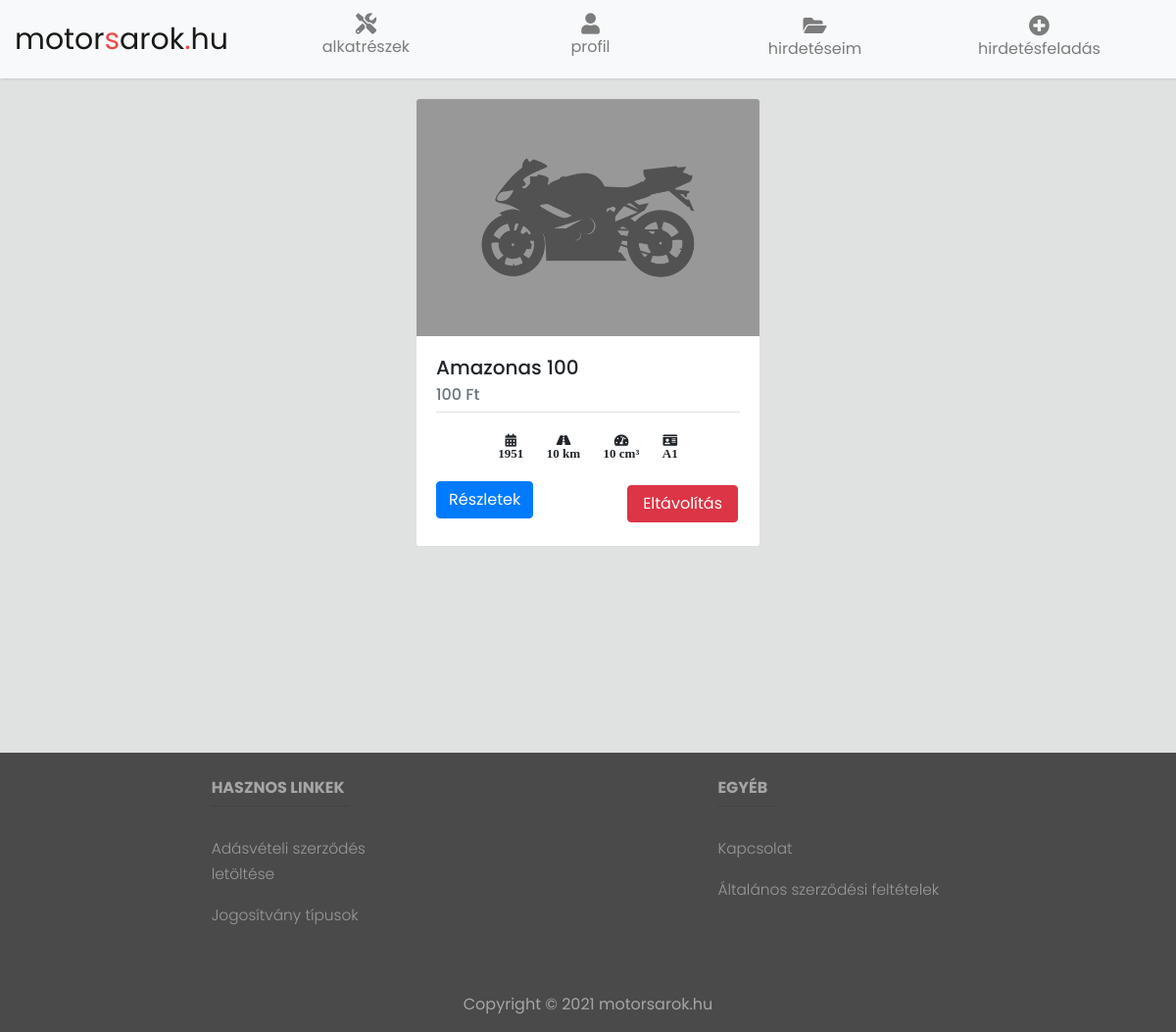
Before: /garazs.php (signed in) with the older database file.
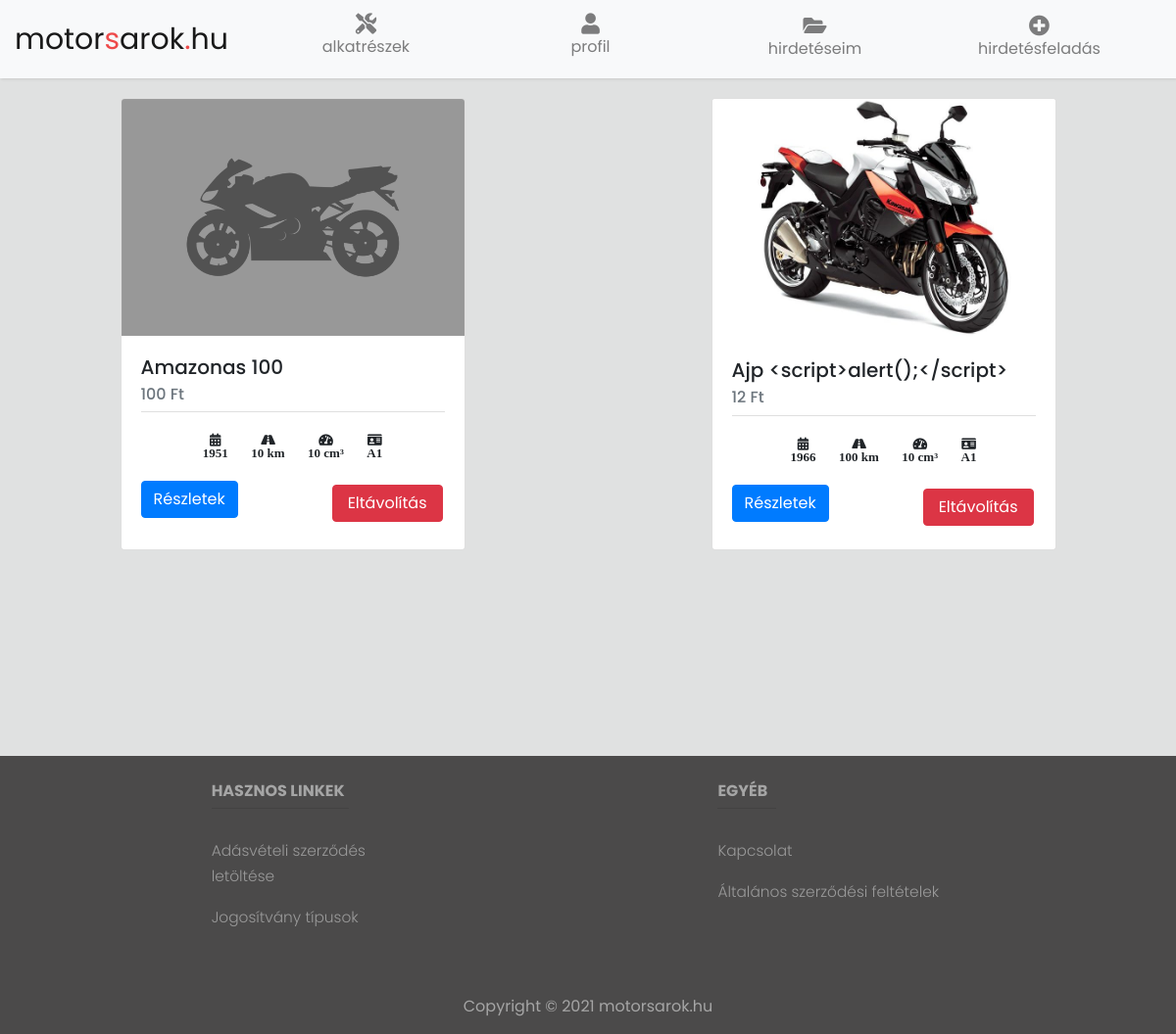
After: the same page with the newer database file.
### tables this page shows
CREATE TABLE `motorcycles` (
  `id` int(11) NOT NULL,
  `userid` int(11) NOT NULL,
  `created` date NOT NULL DEFAULT current_timestamp(),
  `status` int(2) NOT NULL DEFAULT 1,
  `manufacturer` varchar(255) NOT NULL,
  `model` varchar(255) NOT NULL,
  `price` int(10) NOT NULL,
  `type` varchar(255) NOT NULL,
  `year` int(10) NOT NULL,
  `month` int(10) NOT NULL,
  `documents` varchar(255) NOT NULL,
  `documentsvalidity` varchar(255) NOT NULL,
  `kilometers` int(255) NOT NULL,
  `operatingtime` int(255) NOT NULL,
  `motyear` int(10) NOT NULL,
  `motmonth` int(10) NOT NULL,
  `capacity` int(255) NOT NULL,
  `performance` int(255) NOT NULL,
  `enginetype` varchar(255) NOT NULL,
  `fuel` varchar(255) NOT NULL,
  `color` varchar(255) NOT NULL,
  `cond` varchar(255) NOT NULL,
  `license` varchar(5) NOT NULL,
  `description` varchar(255) NOT NULL,
  `name` varchar(255) NOT NULL,
  `email` varchar(255) NOT NULL,
  `phone` varchar(255) NOT NULL,
  `phone2` varchar(255) NOT NULL,
  `county` varchar(255) NOT NULL,
  `settlement` varchar(255) NOT NULL
);

CREATE TABLE `images` (
  `id` int(11) NOT NULL,
  `productid` int(11) DEFAULT NULL,
  `thumbnailimage` varchar(255) NOT NULL,
  `is_mainimage` tinyint(4) NOT NULL
);

### garazs.php (the view, shortened to what this page needs)
<?php
require_once("config.php");
$userid = $_SESSION['id'];
$status = 1;
$sql = "SELECT m.* FROM garage g INNER JOIN motorcycles m ON m.id = g.motorcycleid WHERE g.userid = ? AND m.status = ?";
$statement = $link->prepare($sql);
$statement->bind_param("ii", $userid, $status);
$statement->execute();
$result = $statement->get_result();
$data = $result->fetch_all(MYSQLI_ASSOC);
?>
<!DOCTYPE html>
<html>
<head>
    <link rel="stylesheet" href="https://stackpath.bootstrapcdn.com/bootstrap/4.3.1/css/bootstrap.min.css">
    <link rel="stylesheet" href="assets/CSS/style.css">
    <link rel="stylesheet" href="https://cdnjs.cloudflare.com/ajax/libs/malihu-custom-scrollbar-plugin/3.1.5/jquery.mCustomScrollbar.min.css">
    <link rel="stylesheet" href="https://use.fontawesome.com/releases/v5.8.2/css/all.css">
    <link rel="stylesheet" href="assets/CSS/alertify.css">
    <link rel="stylesheet" href="assets/CSS/default.min.css">
</head>
<body>
    <div id="content">
        <nav class="navbar navbar-expand-lg fixed-top navbar-light bg-light" id="main-navbar">
            <div class="container-fluid">
                <a class="navbar-brand" href="index.php">
                    <div class="nav-title">motor<span style="color: #ee4a4a">s</span>arok<span style="color: #ee4a4a">.</span>hu</div>
                </a>
                <div class="collapse navbar-collapse" id="navbarSupportedContent">
                    <ul class="navbar-nav nav-justified w-100 text-center">
                        <li class="nav-item">
                            <a href="alkatreszek.php" class="nav-link d-flex flex-column">
                                <i class="fas fa-tools fa-lg"></i>
                                <span class="d-sm-inline mt-1">alkatrészek</span>
                            </a>
                        </li>
                        <li class="nav-item">
                            <a href="profil.php" class="nav-link d-flex flex-column">
                                <i class="fas fa-user fa-lg"></i>
                                <span class="d-sm-inline mt-1">profil</span>
                            </a>
                        </li>
                        <li class="nav-item dropdown">
                            <a class="nav-link text-center d-flex flex-column" href="#" id="navbarDropdown" role="button" data-toggle="dropdown" aria-haspopup="true" aria-expanded="false">
                                <i class="fas fa-folder-open fa-lg"></i>
                                <span class="d-sm-inline px-1 mt-1">hirdetéseim</span>
                            </a>
                        </li>
                        <li class="nav-item dropdown">
                            <a class="nav-link text-center d-flex flex-column" href="#" id="navbarDropdown" role="button" data-toggle="dropdown" aria-haspopup="true" aria-expanded="false">
                                <i class="fas fa-plus-circle fa-lg"></i>
                                <span class="d-sm-inline px-1 mt-1">hirdetésfeladás</span>
                            </a>
                        </li>
                    </ul>
                </div>
            </div>
        </nav>
        <div class="row" id="main-cards-garage">
            <?php
            if (empty($data)) {
                echo '<div class="text-center" id="no-advertisement">Jelenleg nincs garázsba helyezett hirdetés.</div>';
            } else {
                foreach ($data as $row) {
                    $sql4 = "SELECT * FROM images WHERE productid = ? ORDER BY is_mainimage DESC";
                    $stmt7 = $link->prepare($sql4);
                    $stmt7->bind_param("i", $productid);
                    $productid = $row['id'];
                    $stmt7->execute();
                    $result3 = $stmt7->get_result();
                    $data3 = $result3->fetch_all(MYSQLI_ASSOC);
            ?>
                    <a href="#" data-toggle="modal" data-target="#modal-<?php echo htmlspecialchars($row['id']); ?>">
                        <div class="card" id="motor-cards">
                            <?php
                            $i = 0;
                            foreach ($data3 as $main) {
                                if ($i == 0) {
                                    $mainimage = (file_exists($main['thumbnailimage'])) ? $main['thumbnailimage'] : 'images/no-image.png';
                                }
                                $i++;
                            }
                            echo "<img src='" . htmlspecialchars($mainimage) . "' class='card-img-top' alt='Main Image'/>";
                            ?>
                            <div class="card-body">
                                <div class="short-data">
                                    <h5 class="card-title"><?php echo htmlspecialchars($row['manufacturer']) . ' ' . htmlspecialchars($row['model']); ?></h5>
                                    <h6 class="card-subtitle mb-2 text-muted"><?php echo htmlspecialchars($row['price']); ?> Ft</h6>
                                    <div class="card-footer">
                                        <i class="fas fa-calendar-alt text-center" data-toggle="tooltip" title="Évjárat"><br><?php echo htmlspecialchars($row['year']); ?></i>
                                        <i class="fas fa-road text-center" data-toggle="tooltip" title="Kilométeróra állása"><br><?php echo htmlspecialchars($row['kilometers']); ?> km</i>
                                        <i class="fas fa-tachometer-alt text-center" data-toggle="tooltip" title="Hengerűrtartalom"><br><?php echo htmlspecialchars($row['capacity']); ?> cm³</i>
                                        <i class="fas fa-id-card text-center" data-toggle="tooltip" title="Jogosítvány típusa"><br><?php echo htmlspecialchars($row['license']); ?></i>
                                    </div>
                                </div>
                                <form action="garazs.php" method="POST" onsubmit="return confirm('Biztosan el szeretné távolítani a garázsból?');">
                                    <a href="#" class="btn btn-primary" data-toggle="modal" data-target="#modal-<?php echo htmlspecialchars($row['id']); ?>">Részletek</a>
                                    <div class="float-right">
                                        <input type='submit' value="Eltávolítás" name="remove" id="btn-delete" />
                                    </div>
                                </form>
                            </div>
                        </div>
                    </a>
            <?php
                }
            }
            ?>
        </div>
        <?php include('footer.php'); ?>
    </div>
</body>
</html>

### footer.php (shortened to what this page needs)
<div class="footer-container">
    <footer class="page-footer font-small unique-color-dark">
        <div class="footer-linkek">
            <div class="container text-center text-md-left mt-5">
                <div class="row mt-3">
                    <div class="col-md-2 col-lg-2 col-xl-2 mx-auto mb-4">
                        <h6 class="text-uppercase font-weight-bold">Hasznos linkek</h6>
                        <hr class="deep-purple accent-2 mb-4 mt-0 d-inline-block mx-auto" style="width: 140px;">
                        <p>
                            <a href="https://nemzetiutdij.hu/files/img/articles/295/1.%20sz._mell%C3%A9klet_Kib%C5%91v%C3%ADtett_ad%C3%A1s-v%C3%A9teli_minta.pdf">Adásvételi szerződés letöltése</a>
                        </p>
                        <p>
                            <a href="https://motorjogositvany.com/kategoria" target="_blank">Jogosítvány típusok</a>
                        </p>
                    </div>
                    <div class="col-md-4 col-lg-3 col-xl-3 mx-auto mb-md-0 mb-4">
                        <h6 class="text-uppercase font-weight-bold">Egyéb</h6>
                        <hr class="deep-purple accent-2 mb-4 mt-0 d-inline-block mx-auto" style="width: 60px;">
                        <p>
                            <a href="./kapcsolat.php">Kapcsolat</a>
                        </p>
                        <p>
                            <a href="./documents/ÁSZF-minta.pdf">Általános szerződési feltételek</a>
                        </p>
                    </div>
                </div>
            </div>
        </div>
        <div class="footer-copyright text-center py-3">
            Copyright &copy;
            <a href="index.php"> motorsarok.hu</a>
        </div>
    </footer>
</div>

### assets/CSS/style.css (style rules this page uses)
body { font-family: 'Poppins', sans-serif; background: #d6d8d7be; }
p { font-family: 'Poppins', sans-serif; font-size: 1.1em; font-weight: 300; line-height: 1.7em; color: #999; }
.nav-title { font-size: 30px; }
a, a:hover, a:focus { color: inherit; text-decoration: none; }
.navbar { background: #fff; margin-bottom: 20px; box-shadow: 1px 1px 3px rgba(0, 0, 0, 0.1); }
@media only screen and (min-width: 992px) { #main-navbar { height: 80px; padding: 0px; } }
.row { padding-left: 1%; padding-right: 1%; }
#motor-cards { width: 22rem !important; }
.card { margin: 0 auto; float: none; margin-bottom: 10px; }
.card-footer { text-align: center; font-size: 13px; background: none !important; }
.text-center { padding: 10px; }
#content { width: 100%; transition: all 0.3s; position: absolute; top: 0; right: 0; overflow-x: hidden; }
.footer-container { background-color: rgb(75, 74, 74); color: rgb(165, 165, 165); margin-top: 200px; }
.footer-linkek { font-size: 14px; }
#main-cards-garage { padding-top: 100px; }
#btn-delete { background-color: #dc3545; border: solid #dc3545 1px; color: white; padding: 6px 15px; text-decoration: none; margin: 4px 2px; cursor: pointer; border-radius: 4px; }

Changed rows visible on the page:
added motorcycles: images.thumbnailimage (picture), manufacturer "Ajp", model "<script>alert();</script>", price "12", year "1966", kilometers "100", capacity "10", license "A1"
